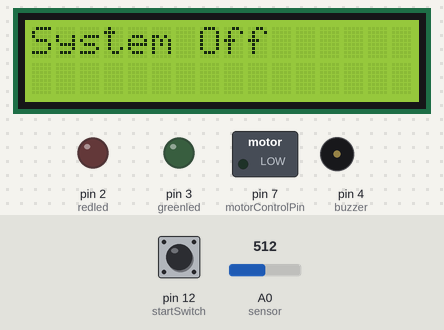
A sketch run on a simulated Arduino Uno, built with avr-gcc and run on an emulated ATmega328P. Parts: 16×2 character LCD, switched loads named in the sketch (green lamp = pin HIGH), output pins drawn as LEDs (lit = HIGH), buzzer (waves = sounding). The inputs (shaded band) are chosen by the test bench; at power-on: pin 12 (startSwitch) HIGH, A0 (sensor) = 512. What the sketch prints to the serial monitor is not drawn.

Above: at 1.2 s.
1.3 s: pin 12 (startSwitch) pulled LOW for 0.15 s
At 2.7 s:
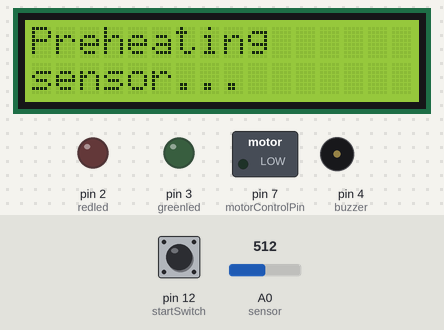
4.4 s: pin 12 (startSwitch) pulled LOW for 3.2 s
At 8.3 s:
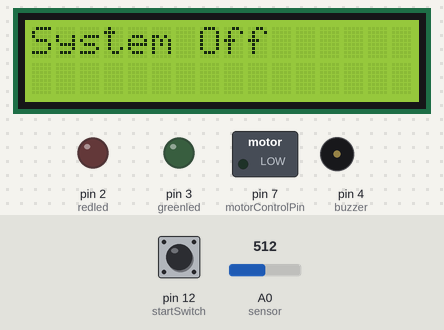
9.3 s: pin 12 (startSwitch) pulled LOW for 1 s
At 11.9 s:
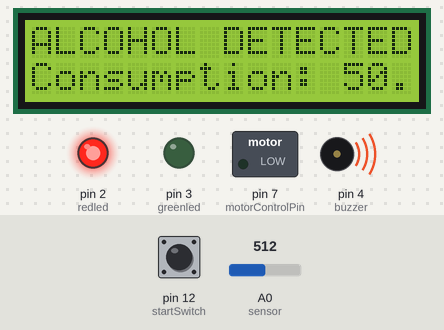
13.3 s: A0 (sensor) set to 390
16.3 s: A0 (sensor) set to 408
At 19.1 s:
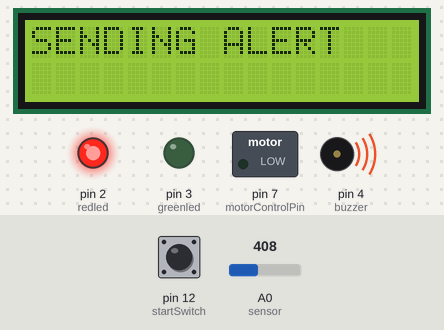
19.3 s: A0 (sensor) set to 306
At 23.9 s:
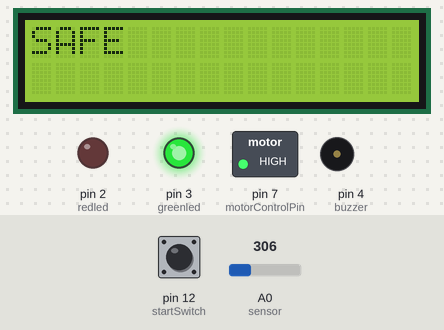
Timing chart, 0 to 25.4 s (numbered marks = the images above; inputs shaded):
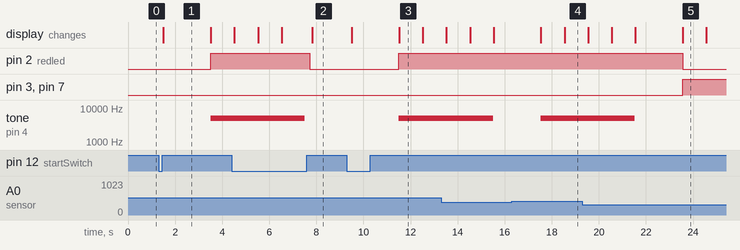

The sketch:

ignition_control_with_alcohol_detection_in_motorcycles_1.ino
```cpp
#include <LiquidCrystal.h>

// Initialize the library with the numbers of the interface pins
LiquidCrystal lcd(5, 6, 8, 9, 10, 11);

int redled = 2;
int greenled = 3;
int buzzer = 4;
int sensor = A0;
int sensorThresh = 400; // Threshold value for drunk
int motorControlPin = 7; // Pin to control motor via transistor
int startSwitch = 12; // Pin for start switch

bool systemOn = false; // Flag to control system state

void setup() {
  pinMode(redled, OUTPUT);
  pinMode(greenled, OUTPUT);
  pinMode(buzzer, OUTPUT);
  pinMode(sensor, INPUT);
  pinMode(motorControlPin, OUTPUT);
  pinMode(startSwitch, INPUT_PULLUP); // Use internal pull-up resistor
  Serial.begin(9600);
  lcd.begin(16, 2);
}

void loop() {
  // Check if the start switch is pressed to toggle the system state
  if (digitalRead(startSwitch) == LOW) {
    systemOn = !systemOn;
    delay(200); // Debounce delay
  }

  if (systemOn) {
    // Preheat the MQ3 sensor
    lcd.clear();
    lcd.setCursor(0, 0);
    lcd.print("Preheating");
    lcd.setCursor(0, 1);
    lcd.print("sensor...");
    delay(2000); // 20-second preheat delay
    lcd.clear();

    // Main system functionality
    int analogValue = analogRead(sensor); // Value read by gas sensor
    Serial.print(analogValue);
    float alcoholLevel = map(analogValue, 0, 1023, 0, 100);
    if (analogValue > sensorThresh) { // Condition if drunk
      digitalWrite(redled, HIGH);
      digitalWrite(greenled, LOW);
      // Play the buzzer with a frequency=4000Hz for 5 seconds.
      tone(buzzer, 5000, 4000);
      lcd.clear();
      lcd.setCursor(0, 0);
      lcd.print("ALCOHOL DETECTED.");
      lcd.setCursor(0, 1);
      lcd.print("Consumption: ");
      lcd.print(alcoholLevel);
      lcd.print("%");
      delay(1000);
      lcd.clear();
      lcd.setCursor(0, 0);
      lcd.print("SENDING ALERT");
      delay(1000);
      lcd.setCursor(0, 1);
      lcd.print("STOPPING BIKE...  ");
      delay(1000);
      lcd.clear();
      digitalWrite(motorControlPin, LOW); // Stop the motor
      delay(1000);
    } else { // Condition if safe
      digitalWrite(greenled, HIGH);
      digitalWrite(redled, LOW);
      digitalWrite(motorControlPin, HIGH); // Start the motor
      noTone(buzzer); // Ensure buzzer is off
      lcd.clear();
      lcd.setCursor(0, 0);
      lcd.print("SAFE");
      delay(1000);
      lcd.clear();
      lcd.setCursor(0, 1);
      lcd.print("ALL CLEAR");
      delay(1000);
    }
  } else {
    // If the system is off, turn off all indicators and stop the motor
    digitalWrite(redled, LOW);
    digitalWrite(greenled, LOW);
    noTone(buzzer);
    digitalWrite(motorControlPin, LOW); // Ensure motor is off
    lcd.clear();
    lcd.setCursor(0, 0);
    lcd.print("System Off");
  }
}
```

Measured:
- after the input at 1.3 s, pin 2 (redled): LOW → HIGH after 2.2 s; tone on pin 4 (buzzer): silent → 5000 Hz after 2.2 s; the display: changes after 0.21 s (image 1)
- after the input at 4.4 s, pin 2 (redled): HIGH → LOW after 3.3 s
- after the input at 9.3 s, pin 2 (redled): LOW → HIGH after 2.2 s; tone on pin 4 (buzzer): silent → 5000 Hz after 2.2 s; the display: first changes after 0.21 s (image 3 shows a later state)
- after the input at 16.3 s, pin 2 (redled): stays HIGH (without the input it goes to LOW after 1.2 s); pin 3 (greenled), pin 7 (motorControlPin): stays LOW (without the input it goes to HIGH after 1.2 s); tone on pin 4 (buzzer): silent → 5000 Hz after 1.2 s; the display: first changes after 1.2 s (image 4 shows a later state)
- after the input at 19.3 s, pin 2 (redled): HIGH → LOW after 4.3 s; pin 3 (greenled), pin 7 (motorControlPin): LOW → HIGH after 4.3 s; tone on pin 4 (buzzer): goes on until 21.5 s, then stays silent; the display: first differs from a run without the input after 4.3 s (image 5)
- what the display in image 1 shows lasts 2.0 s, from 1.5 s to 3.5 s
- what the display in image 3 shows lasts 1.0 s, from 11.5 s to 12.5 s
